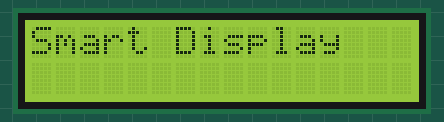
Bench run of a sketch on a simulated ESP8266 (NodeMCU). Parts: 16×2 character LCD. WiFi joins after 1.5 s; servers stay silent unless stated; the Firebase database answers and starts empty; what the sketch prints to the serial monitor is not drawn.

Above: at 1.6 s.

The sketch:

Smart_Display_Board_Code.ino
```cpp
#include "FirebaseESP8266.h"
#include<LiquidCrystal.h>
#include<ESP8266WiFi.h>

const int rs = 0, en = 2, d4 = 14, d5 = 12, d6 = 13, d7 = 15;
LiquidCrystal lcd(rs, en, d4, d5, d6, d7);

#define firebase_host "firebase_host_key"
#define auth_key "firebase_auth_key"

#define wifi_ssid "wifi_name"
#define wifi_pass "wifi_password"

FirebaseData fbdata;

void setup()
{
  Serial.begin(115200);
  WiFi.begin(wifi_ssid, wifi_pass);
  Serial.print("Connecting to ");
  Serial.print(wifi_ssid);

  while(WiFi.status() != WL_CONNECTED)
  {
    Serial.print(".");
    delay(300);
  }

  Serial.println();
  Serial.print("Connected to ");
  Serial.println(wifi_ssid);
  Serial.print("IP Address is: ");
  Serial.println(WiFi.localIP());
  Firebase.begin(firebase_host, auth_key);
  Firebase.reconnectWiFi(true);

  lcd.begin(16, 2);
  lcd.clear();
  lcd.setCursor(0,0);
  lcd.print("Smart Display");
}

void loop()
{
  if (Firebase.getString(fbdata, "DisplayBoard/Message"))
  {
   String message = fbdata.stringData();           //reads the firebase data
   Serial.println(message);
   lcd.clear();
   lcd.setCursor(0,0);
   lcd.print(message);

   for (int positionCounter = 0; positionCounter < 13; positionCounter++)
   {
    lcd.scrollDisplayLeft();        // scroll one position left:
    delay(350);                      // wait a bit:
   }
   // scroll 29 positions (string length + display length) to the right
   // to move it offscreen right:

   for (int positionCounter = 0; positionCounter < 29; positionCounter++)
   {
    lcd.scrollDisplayRight();           // scroll one position right:
    delay(100);                      // wait a bit:
    }
    // scroll 16 positions (display length + string length) to the left
    // to move it back to center:

    for (int positionCounter = 0; positionCounter < 16; positionCounter++)
    {
      lcd.scrollDisplayLeft();          // scroll one position left:
      delay(350);                       // wait a bit:
    }
  }
  else
  {
    Serial.print("Error in getInt, ");
    Serial.println(fbdata.errorReason());
  }
}
```
